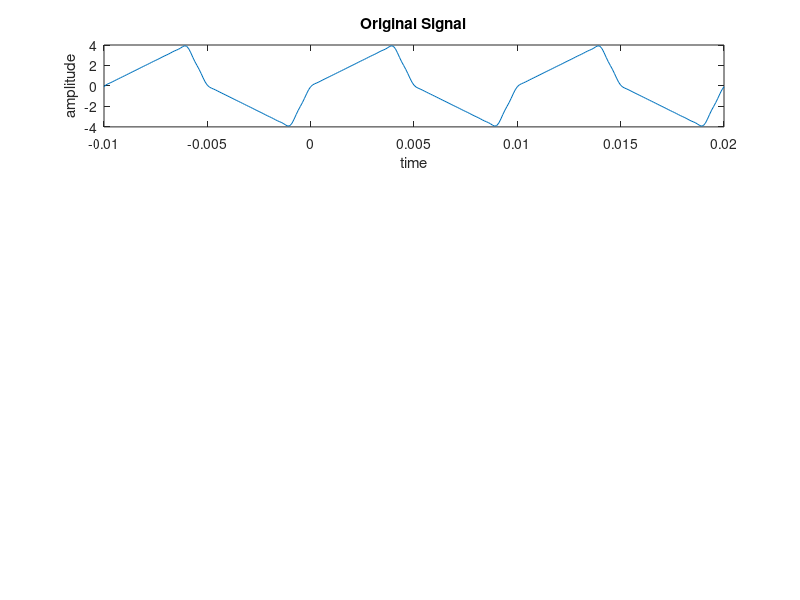

The MATLAB source for this figure: (Note: this script raises an error after producing the figure.)
clc;
close all;
clear all:

n=8; %number of bits 
n1=8; %frequency sampling rate 
L=2^n; 
load Our_Signal2.mat

%x=0:2*pi/n1:4*pi;
%s=10*sin(x);
s=real(Signal);

subplot (4,1,1); 
plot(t,s);
title('Original Signal');
ylabel('amplitude');
xlabel('time');

vmax=10;
vmin=-vmax;
del=(vmax-vmin)/L;
part=vmin:del:vmax;
code=vmin-(del/2):del:vmax+(del/2);
[ind,q]=quantiz(b,part,code);
l1=length(ind);
l2=length(q);

for i=1:l1
    if(ind(i)~=0)
        ind(i)=ind(i)-1;
    end 
    i=i+1;
end 
ind;
for i=1:l2
    if(q(i)==vmin-(del/2))
        q(i)=vmin+(del/2);
    end 
end 
q;
subplot(4,1,2);
stem(t,q);
grid on;
title('quantize signal');
ylabel('amplitude');
xlabel('time');

code=de2bi(ind,'left-msb');
k=1;
for i=1:l1
    for j=1:7
        coded(k)=code(i,j);
        j=j+1;
        k=k+1;
    end
  i=i+1;
end
coded;
save Make_Digital.mat